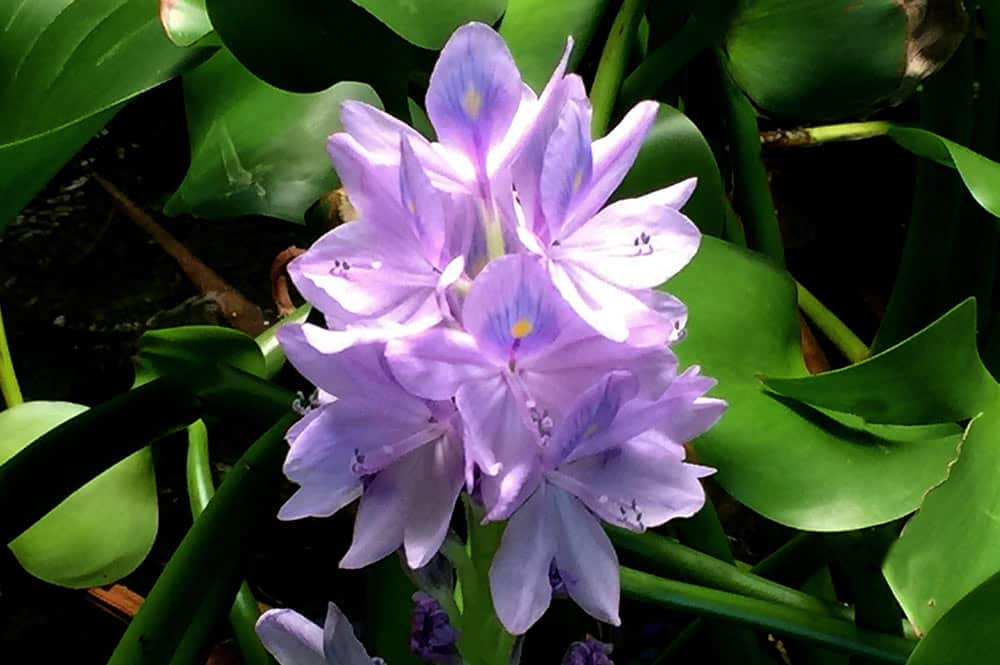
#> input picture images/jacinthe/J1.jpg, 1000 x 665 px
$ python -i app.py   (imports and definitions only)
#> lines starting #> are read from the running program, lines starting #| are printed output that depends on the picture; after the words box and inside, x2 and y2 are one past the last pixel; in counts of white or black regions, pixels touching at a corner belong together
#> further down, picture is the input picture: shape (665, 1000, 3); mean B, G, R 64.1, 76.1, 68.8
import streamlit as st
import cv2
import numpy as np
from pathlib import Path
import os
from datetime import datetime
import pandas as pd
import base64
from io import BytesIO
import json
import matplotlib.pyplot as plt
import matplotlib
# [1 line not run here, left out]

# Fonction pour détecter la jacinthe d'eau (gardée inchangée)
def detecter_jacinthe(image, visualiser=True, sauvegarder=True, dossier_sortie="resultats", resolution_m2_px=None):
    """
    Détecte la jacinthe d'eau avec des paramètres optimisés pour des images de drone.

    Paramètres:
    - image: Image d'entrée au format OpenCV (BGR)
    - visualiser: Afficher ou non les résultats
    - sauvegarder: Sauvegarder ou non les résultats
    - dossier_sortie: Dossier où sauvegarder les résultats
    - resolution_m2_px: Résolution en mètres carrés par pixel (si None, pas de calcul de surface)

    Retourne:
    - resultats: Dictionnaire contenant les statistiques de détection
    - masque_dilate: Masque binaire des jacinthes détectées
    - overlay: Image originale avec superposition des détections
    - contours_filtres: Liste des contours détectés
    """
#> called with visualiser = True, sauvegarder = True, dossier_sortie = 'resultats'
    # Enregistrement des dimensions originales
    hauteur, largeur = image.shape[:2]

    # Redimensionnement si l'image est trop grande pour accélérer le traitement
    max_dimension = 1500
    scale = 1.0
    if max(hauteur, largeur) > max_dimension:
        scale = max_dimension / max(hauteur, largeur)
        width = int(largeur * scale)
        height = int(hauteur * scale)
        image = cv2.resize(image, (width, height), interpolation=cv2.INTER_AREA)

    # Conversion BGR vers RGB pour l'affichage
    image_rgb = cv2.cvtColor(image, cv2.COLOR_BGR2RGB)

    # Réduction du bruit
    image_debruitee = cv2.fastNlMeansDenoisingColored(image, None, 10, 10, 7, 21)

    # Conversion en LAB pour meilleure détection des verts
    lab = cv2.cvtColor(image_debruitee, cv2.COLOR_BGR2LAB)
#> lab: shape (665, 1000, 3); mean of channels 0, 1, 2 78.4, 123.9, 134
    l, a, b = cv2.split(lab)

    # Amélioration du contraste
    clahe = cv2.createCLAHE(clipLimit=3.0, tileGridSize=(8, 8))
    l = clahe.apply(l)

    # Reconstruction de l'image LAB
    lab_clahe = cv2.merge((l, a, b))
#> lab_clahe: shape (665, 1000, 3); mean of channels 0, 1, 2 90.9, 123.9, 134
    image_clahe = cv2.cvtColor(lab_clahe, cv2.COLOR_LAB2BGR)

    # Conversion en HSV
    hsv = cv2.cvtColor(image_clahe, cv2.COLOR_BGR2HSV)
#> hsv: shape (665, 1000, 3); mean H, S, V 70.1, 101, 103.5

    # Plages HSV pour la jacinthe d'eau
    lower_hyacinth1 = np.array([35, 50, 50])  # Jeune jacinthe (vert clair)
    upper_hyacinth1 = np.array([85, 255, 255])

    lower_hyacinth2 = np.array([85, 30, 50])  # Jacinthe mature (vert foncé)
    upper_hyacinth2 = np.array([95, 255, 255])

    lower_hyacinth_flower = np.array([130, 40, 50])  # Fleurs violettes
    upper_hyacinth_flower = np.array([170, 255, 255])

    # Création des masques
    masque_hsv1 = cv2.inRange(hsv, lower_hyacinth1, upper_hyacinth1)
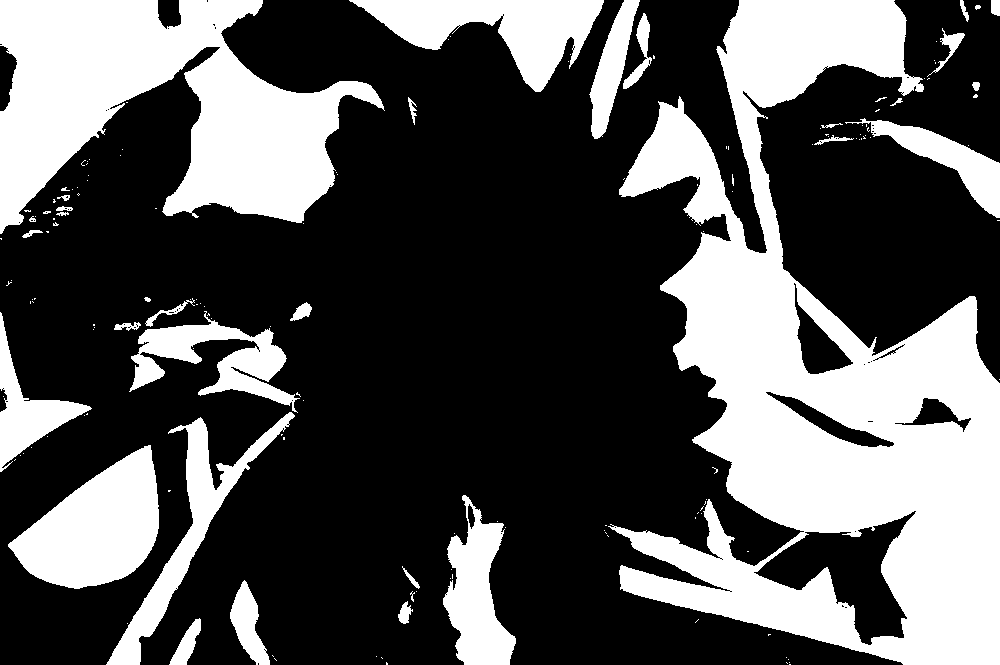
#> masque_hsv1: shape (665, 1000); 33.7% white; 160 white regions (125 under 20 px), largest, box (x1, y1, x2, y2) and area: (608, 0, 1000, 665) 115747, (0, 0, 385, 234) 48180, (8, 445, 159, 589) 12926
    masque_hsv2 = cv2.inRange(hsv, lower_hyacinth2, upper_hyacinth2)
#> masque_hsv2: shape (665, 1000); 0.01% white in thin lines or dots, all inside (x1, y1, x2, y2) = (426, 159, 636, 644)
    masque_hsv_fleur = cv2.inRange(hsv, lower_hyacinth_flower, upper_hyacinth_flower)
#> masque_hsv_fleur: shape (665, 1000); 18.2% white; 228 white regions (214 under 20 px), largest, box (x1, y1, x2, y2) and area: (278, 25, 724, 569) 115804, (410, 594, 453, 665) 1283, (650, 184, 699, 240) 1173

    # Combinaison des masques de végétation
    masque_hsv_vegetation = cv2.bitwise_or(masque_hsv1, masque_hsv2)
#> masque_hsv_vegetation: shape (665, 1000); 33.7% white; 167 white regions (131 under 20 px), largest, box (x1, y1, x2, y2) and area: (608, 0, 1000, 665) 115751, (0, 0, 385, 234) 48180, (8, 445, 159, 589) 12926

    # Dilatation du masque des fleurs pour identifier les zones proches
    kernel_fleur = np.ones((15, 15), np.uint8)
    masque_hsv_fleur_dilate = cv2.dilate(masque_hsv_fleur, kernel_fleur, iterations=2)
#> masque_hsv_fleur_dilate: shape (665, 1000); 32.3% white; 4 white regions, box (x1, y1, x2, y2) and area: (262, 10, 738, 665) 191743, (485, 567, 634, 665) 10346, (244, 588, 355, 663) 6627, (622, 170, 713, 259) 6041

    # Zones où la végétation verte est proche des fleurs
    masque_vegetation_pres_fleurs = cv2.bitwise_and(masque_hsv_vegetation, masque_hsv_fleur_dilate)
#> masque_vegetation_pres_fleurs: shape (665, 1000); 2.5% white; 59 white regions (35 under 20 px)

    # Combinaison pondérée des masques
    masque_hsv = cv2.addWeighted(masque_hsv_vegetation, 0.7, masque_vegetation_pres_fleurs, 0.3, 0)

    # Suppression des petits éléments (bruit)
    kernel_erosion = np.ones((3, 3), np.uint8)
    masque_erode = cv2.erode(masque_hsv, kernel_erosion, iterations=1)

    # Suppression du bruit et amélioration des formes
    kernel_clean = np.ones((7, 7), np.uint8)
    masque_clean = cv2.morphologyEx(masque_erode, cv2.MORPH_CLOSE, kernel_clean)
    masque_clean = cv2.morphologyEx(masque_clean, cv2.MORPH_OPEN, kernel_clean)

    # Détection de la structure en rosette
    kernel_size = 9
    kernel_circle = np.zeros((kernel_size, kernel_size), np.uint8)
    cv2.circle(kernel_circle, (kernel_size // 2, kernel_size // 2), kernel_size // 2, 1, -1)
    masque_rosette = cv2.morphologyEx(masque_clean, cv2.MORPH_CLOSE, kernel_circle)

    # Dilatation pour relier les zones proches
    kernel_dilation = np.ones((5, 5), np.uint8)
    masque_dilate = cv2.dilate(masque_rosette, kernel_dilation, iterations=1)
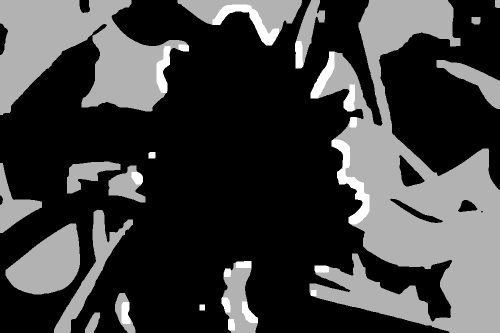
#> masque_dilate: shape (665, 1000) (shown at 1/2 size); min 0, max 255, mean 63.8

    # Détection des contours
    contours, _ = cv2.findContours(masque_dilate, cv2.RETR_EXTERNAL, cv2.CHAIN_APPROX_SIMPLE)
#> contours = 17 contours; largest, box (x1, y1, x2, y2) and area: (619, 0, 1000, 665) 121942, (0, 0, 378, 230) 48860, (11, 447, 160, 589) 13255, (355, 0, 604, 91) 10389, (108, 420, 266, 665) 7448

    # Filtrage des contours
    contours_filtres = []
    contours_notes = []
    min_area = 50 * scale * scale
    max_area = 50000 * scale * scale

    # Conversion en niveaux de gris pour analyse de texture
    gray = cv2.cvtColor(image_clahe, cv2.COLOR_BGR2GRAY)
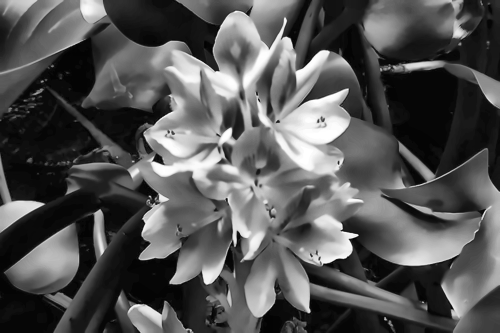
#> gray: shape (665, 1000) (shown at 1/2 size); min 0, max 255, mean 84.7

    # Classificateurs par taille
    petites_colonies = 0
    moyennes_colonies = 0
    grandes_colonies = 0

    # Seuils de classification par taille (en pixels²)
    seuil_petite = 200 * scale * scale
    seuil_moyenne = 1000 * scale * scale

    for cnt in contours:
        area = cv2.contourArea(cnt)
        if min_area < area < max_area:
            # Classification par taille
            if area < seuil_petite:
                petites_colonies += 1
            elif area < seuil_moyenne:
                moyennes_colonies += 1
            else:
                grandes_colonies += 1

            # Calcul de circularité
            perimetre = cv2.arcLength(cnt, True)
            if perimetre > 0:
                circularite = 4 * np.pi * area / (perimetre * perimetre)

                # Calcul du rapport d'aspect
                rect = cv2.minAreaRect(cnt)
                largeur, hauteur = rect[1]
                if min(largeur, hauteur) > 0:
                    aspect_ratio = max(largeur, hauteur) / min(largeur, hauteur)
                else:
                    aspect_ratio = 1

                # Analyse de texture
                mask_roi = np.zeros_like(gray)
                cv2.drawContours(mask_roi, [cnt], -1, 255, -1)
                roi = cv2.bitwise_and(gray, gray, mask=mask_roi)
                non_zero_coords = cv2.findNonZero(mask_roi)

                if non_zero_coords is not None and len(non_zero_coords) > 100:
                    x, y, w, h = cv2.boundingRect(non_zero_coords)
                    roi_cropped = roi[y:y + h, x:x + w]
                    roi_cropped_no_zeros = roi_cropped[roi_cropped > 0]

                    if len(roi_cropped_no_zeros) > 0:
                        moyenne = np.mean(roi_cropped_no_zeros)
                        ecart_type = np.std(roi_cropped_no_zeros)
                        texture_score = 1.0
                        if 15 < ecart_type < 50:  # Plage typique pour la jacinthe
                            texture_score = 1.5
                    else:
                        texture_score = 0.8
                else:
                    texture_score = 0.8

                # Score final
                score_final = (circularite * 0.4) + (aspect_ratio * 0.3) + (texture_score * 0.3)

                # Filtrage par score
                if score_final > 0.7:  # Seuil de confiance
                    contours_filtres.append(cnt)
                    contours_notes.append(score_final)
#> this loop made 17 passes
#> (area, moyennes_colonies, perimetre, circularite, rect, largeur, hauteur, aspect_ratio) on passes 1, 12: (655.5, 1, 117.8, 0.593, ((186.7, 645.6), (48.04, 18.09), -62.1), 48.04, 18.09, 2.66), (223.5, 2, 59.07, 0.805, ((951.5, 41), (14, 17), -90), 14, 17, 1.21)
#> pass 1, in detecter_jacinthe, `roi_cropped = roi[y:y + h, x:x + w]`:
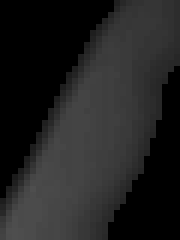
#> roi_cropped: shape (40, 30) (shown 6 times larger); min 0, max 78, mean 33.5
#> after the loop:
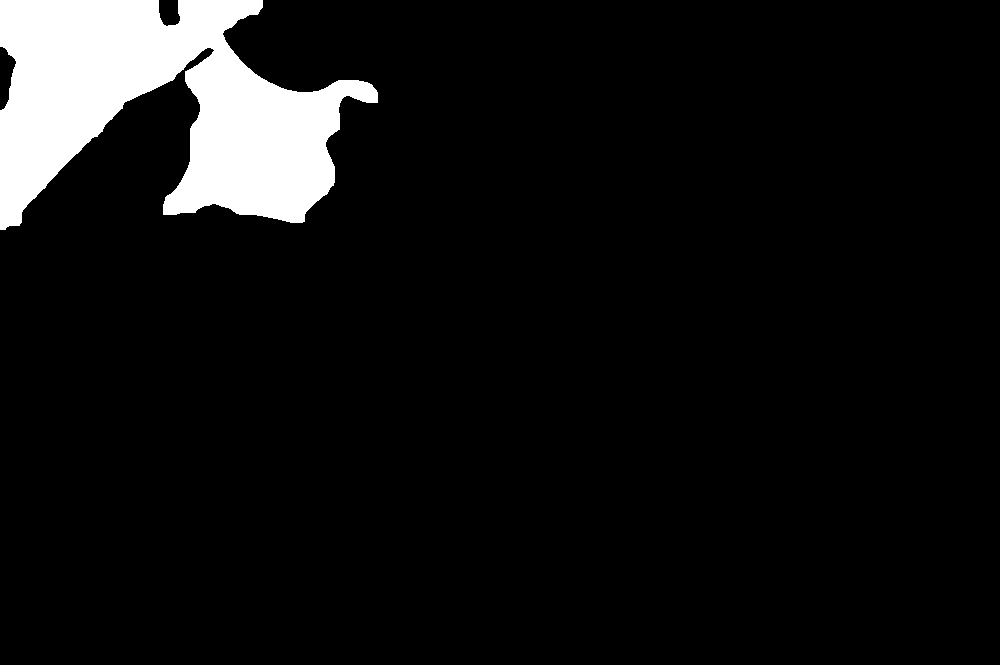
#> mask_roi: shape (665, 1000); 7.5% white; 1 white region
#> after the loop, contours_filtres = 16 contours; largest, box (x1, y1, x2, y2) and area: (0, 0, 378, 230) 48860, (11, 447, 160, 589) 13255, (355, 0, 604, 91) 10389, (108, 420, 266, 665) 7448, (443, 522, 516, 665) 6698; contours_notes = [1.33, 0.943, 1.45, 1.27, 1.26, 1.48, 0.95, 0.93, 1.29, 1.1, 1.55, 0.986, 1.1, 1.6, 1.4, 1.03]; grandes_colonies = 11; moyennes_colonies = 2; petites_colonies = 3

    # Calcul des métriques finales
    pixels_totaux = image.shape[0] * image.shape[1]
    pixels_jacinthe = sum([cv2.contourArea(cnt) for cnt in contours_filtres])
#> pixels_jacinthe = 107901.5
    pourcentage = (pixels_jacinthe / pixels_totaux) * 100
#> pourcentage = 16.23

    # Calcul de la surface réelle si résolution fournie
    surface_totale_m2 = pixels_totaux * resolution_m2_px if resolution_m2_px else 0
    surface_jacinthe_m2 = pixels_jacinthe * resolution_m2_px if resolution_m2_px else 0
#> surface_jacinthe_m2 = 0

    # Calcul de la fiabilité de détection (basé sur la qualité des contours et des scores)
    scores_moyens = np.mean(contours_notes) if contours_notes else 0
#> scores_moyens = 1.23
    fiabilite = int(min(scores_moyens * 66.7, 95))  # Conversion des scores en pourcentage (max 95%)
#> fiabilite = 82

    # Statistiques détaillées
    nb_colonies = len(contours_filtres)
#> nb_colonies = 16
    taille_moyenne = pixels_jacinthe / nb_colonies if nb_colonies > 0 else 0
#> taille_moyenne = 6743.8

    # Création de l'image résultat
    image_resultat = image_rgb.copy()
    masque_colore = np.zeros_like(image_rgb)

    # Visualisation avec code couleur selon le niveau de confiance
    for i, (cnt, score) in enumerate(zip(contours_filtres, contours_notes)):
        normalized_score = min(1.0, score / 1.5)
        r = int(255 * (1 - normalized_score))
        g = 150 + int(105 * normalized_score)
        b = int(50 * (1 - normalized_score))
        color = (r, g, b)

        # Dessin des contours
        cv2.drawContours(image_resultat, [cnt], -1, color, 2)
        cv2.drawContours(masque_colore, [cnt], -1, color, -1)

        # Ajout d'un indice de confiance pour les grandes colonies
        area = cv2.contourArea(cnt)
        if area > 500 * scale * scale:
            M = cv2.moments(cnt)
            if M["m00"] != 0:
                cx = int(M["m10"] / M["m00"])
                cy = int(M["m01"] / M["m00"])
                confidence = int(score * 100 / 1.5)
                confidence = min(99, confidence)
                cv2.putText(image_resultat, f"{confidence}%", (cx, cy),
                           cv2.FONT_HERSHEY_SIMPLEX, 0.5, (255, 255, 255), 1)
#> this loop made 16 passes
#> (score, normalized_score, r, g, b, area, cx, cy) on passes 1, 3, 4, 5, 6, 7, 8, 9: (1.33, 0.889, 28, 243, 5, 655.5, 185, 645), (1.45, 0.968, 8, 251, 1, 1753.5, 247, 625), (1.27, 0.845, 39, 238, 7, 6698, 476, 597), (1.26, 0.838, 41, 237, 8, 13255, 96, 527), (1.48, 0.985, 3, 253, 0, 7448, 183, 537), (0.95, 0.634, 93, 216, 18, 3212, 254, 369), (0.93, 0.62, 96, 215, 19, 4185, 26, 410), (1.29, 0.862, 35, 240, 6, 3196, 173, 346)
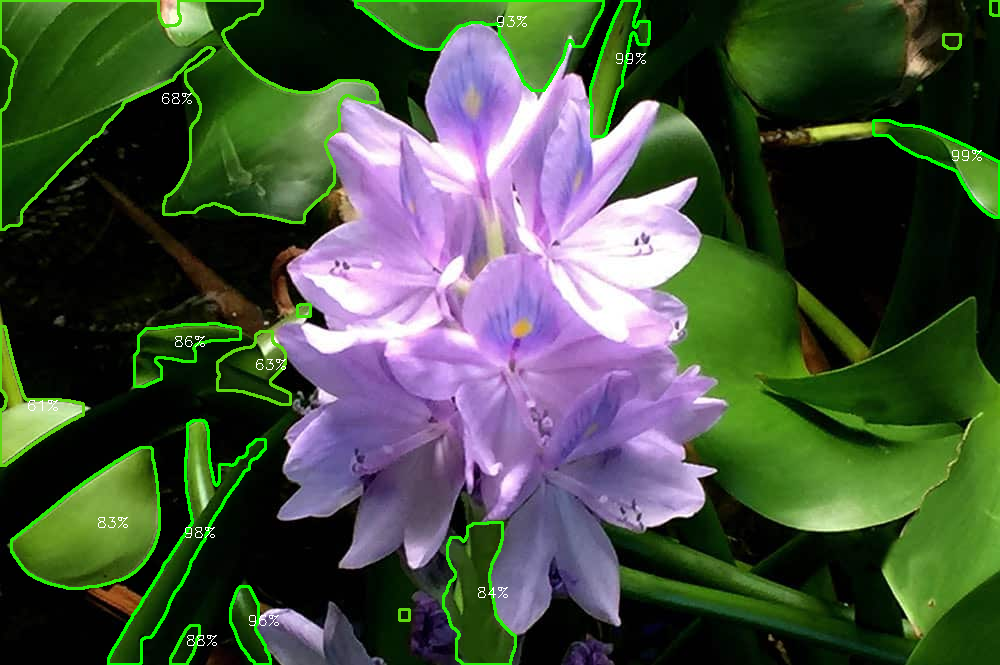
#> image_resultat: shape (665, 1000, 3); mean R, G, B 69.4, 81.6, 64.1

    # Création de l'image overlay (superposition semi-transparente)
    overlay = cv2.addWeighted(image_rgb, 0.7, masque_colore, 0.3, 0)
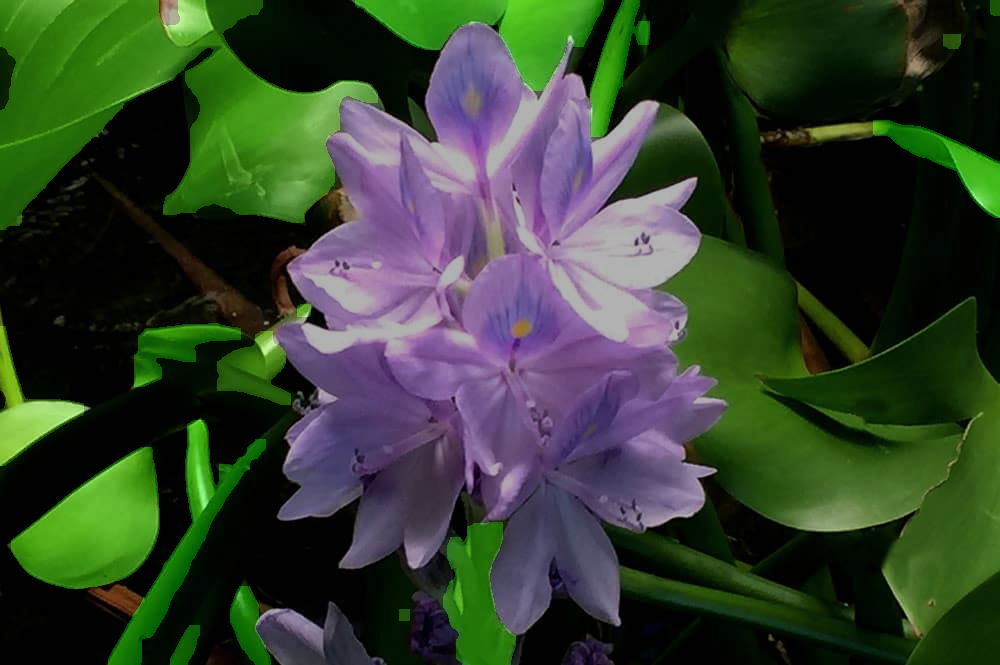
#> overlay: shape (665, 1000, 3); mean R, G, B 50.9, 64.9, 45.4

    # Compilation des résultats
    resultats = {
        "pourcentage_couverture": pourcentage,
        "nombre_colonies": nb_colonies,
        "petites_colonies": petites_colonies,
        "moyennes_colonies": moyennes_colonies,
        "grandes_colonies": grandes_colonies,
        "taille_moyenne_colonie_px": taille_moyenne,
        "surface_totale_m2": surface_totale_m2,
        "surface_jacinthe_m2": surface_jacinthe_m2,
        "fiabilite_detection": fiabilite,
    }

    # Sauvegarde des résultats si demandé
    if sauvegarder:
        if not os.path.exists(dossier_sortie):
            os.makedirs(dossier_sortie)

        # Nom de fichier basé sur l'horodatage
        timestamp = datetime.now().strftime("%Y%m%d_%H%M%S")

        # Sauvegarde des images
        cv2.imwrite(f"{dossier_sortie}/jacinthe_detection_{timestamp}.jpg",
                   cv2.cvtColor(overlay, cv2.COLOR_RGB2BGR))
        cv2.imwrite(f"{dossier_sortie}/jacinthe_masque_{timestamp}.png", masque_dilate)

        # Sauvegarde des résultats en JSON
        with open(f"{dossier_sortie}/jacinthe_resultats_{timestamp}.json", 'w') as f:
            json.dump(resultats, f, indent=4)

    # Affichage si demandé
    if visualiser:
        # Utiliser matplotlib pour l'affichage
        try:
            plt.figure(figsize=(15, 10))

            plt.subplot(2, 2, 1)
            plt.imshow(image_rgb)
            plt.title('Image originale')

            plt.subplot(2, 2, 2)
            plt.imshow(masque_dilate, cmap='gray')
            plt.title('Masque de détection')

            plt.subplot(2, 2, 3)
            plt.imshow(masque_colore)
            plt.title('Classification par confiance')

            plt.subplot(2, 2, 4)
            plt.imshow(overlay)
            plt.title('Résultat final')

            plt.tight_layout()
            plt.show()
        except ImportError:
            # Fallback vers OpenCV si matplotlib n'est pas disponible
            cv2.imshow('Détection Jacinthe', cv2.cvtColor(overlay, cv2.COLOR_RGB2BGR))
            cv2.waitKey(0)
            cv2.destroyAllWindows()

    return resultats, masque_dilate, overlay, contours_filtres, image_rgb

# Fonctions utilitaires pour l'UI
# [69 lines left out: functions get_image_download_link, get_json_download_link, create_comparison_chart, create_coverage_gauge, not called in this run]

# Configuration de Streamlit avec un thème moderne
# [6 lines not run here, left out]

# Import de PIL pour la manipulation d'images
try:
    from PIL import Image
except ImportError:
    from PIL import Image

# CSS personnalisé pour un design moderne
# [308 lines not run here, left out]

# Variables de session pour stocker les résultats d'analyse
if 'analyse_effectuee' not in st.session_state:
    st.session_state.analyse_effectuee = False

if 'resultats' not in st.session_state:
    st.session_state.resultats = None

if 'images' not in st.session_state:
    st.session_state.images = None

# Interface principale
# [237 lines not run here, left out]


>>> import cv2
>>> picture = cv2.imread('images/jacinthe/J1.jpg')
>>> result = detecter_jacinthe(picture)
#> result = 5 items
